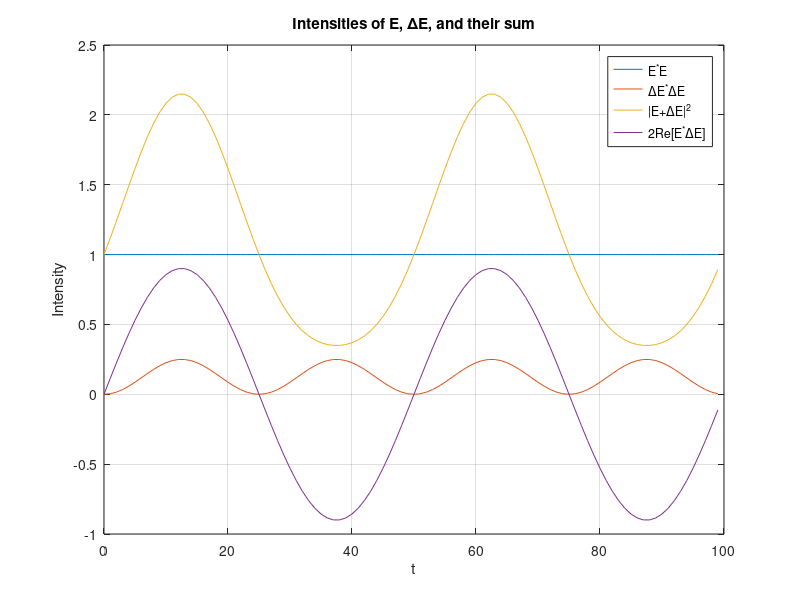

This chart was generated by the following MATLAB code:
%demonstrate that the mixing of a perturbation field with an existing
%field, when the perturbation field simply oscillates sinusoidally, creates
%zero net change in the intensity. This has relevance to HabEx, where the
%mechanical oscillations of the secondary may cause perturbing field that
%can average out over a frame. Also, WFIRST similarly can benefit from such
%averaging out of jitter induced field perturbations. 
% Bijan Nemati - UAH - 21-Apr-2017

clear 
clc

% time
N = 100;
t = (1:N)-1;
onev = ones(1, 100);

Ephase = pi/3;
dEphase = Ephase + pi/7; 

% First create an exiting field
E = onev * exp(1i*Ephase);

% now a sinusoidally varying perturbing field
dE = 0.5 * sin(2*pi*(2/N)*t) * exp(1i * dEphase);

% finally the total field which is the sum of E and dE
Etot = E + dE;


twoReEdE = 2*real(conj(E).*dE);

plot(t, conj(E).*E, t, conj(dE).*dE, t, conj(Etot).*Etot, t, twoReEdE)
legend('E^*E', '\Delta{E^*}\Delta{E}', '|E+\Delta{E}|^2', '2Re[E^*\Delta{E}]')
grid
title('Intensities of E, \Delta{E}, and their sum')
ylabel('Intensity')
xlabel('t')

